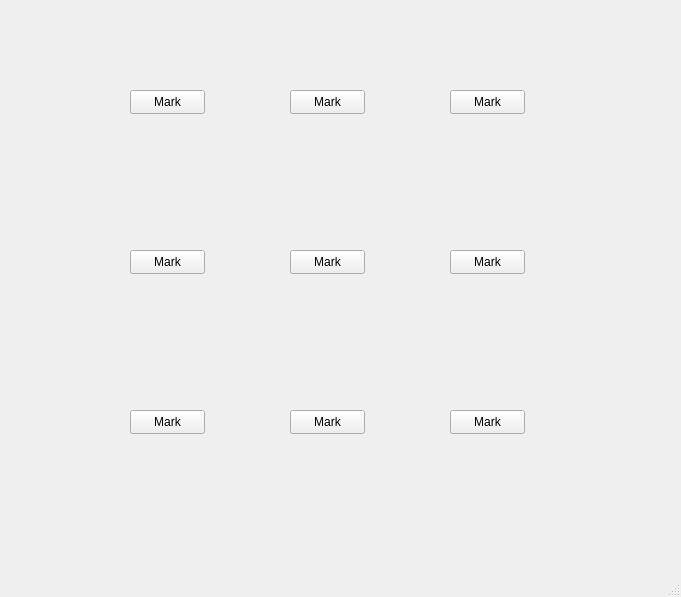
<?xml version="1.0" encoding="UTF-8"?>
<ui version="4.0">
 <class>Game</class>
 <widget class="QMainWindow" name="Game">
  <property name="geometry">
   <rect>
    <x>0</x>
    <y>0</y>
    <width>681</width>
    <height>597</height>
   </rect>
  </property>
  <property name="windowTitle">
   <string>TicTacToe</string>
  </property>
  <widget class="QWidget" name="centralwidget">
   <widget class="QLabel" name="board">
    <property name="geometry">
     <rect>
      <x>100</x>
      <y>20</y>
      <width>471</width>
      <height>491</height>
     </rect>
    </property>
    <property name="text">
     <string/>
    </property>
   </widget>
   <widget class="QPushButton" name="field_00">
    <property name="geometry">
     <rect>
      <x>130</x>
      <y>90</y>
      <width>75</width>
      <height>24</height>
     </rect>
    </property>
    <property name="text">
     <string>Mark</string>
    </property>
   </widget>
   <widget class="QPushButton" name="field_01">
    <property name="geometry">
     <rect>
      <x>290</x>
      <y>90</y>
      <width>75</width>
      <height>24</height>
     </rect>
    </property>
    <property name="text">
     <string>Mark</string>
    </property>
   </widget>
   <widget class="QPushButton" name="field_02">
    <property name="geometry">
     <rect>
      <x>450</x>
      <y>90</y>
      <width>75</width>
      <height>24</height>
     </rect>
    </property>
    <property name="text">
     <string>Mark</string>
    </property>
   </widget>
   <widget class="QPushButton" name="field_11">
    <property name="geometry">
     <rect>
      <x>290</x>
      <y>250</y>
      <width>75</width>
      <height>24</height>
     </rect>
    </property>
    <property name="text">
     <string>Mark</string>
    </property>
   </widget>
   <widget class="QPushButton" name="field_10">
    <property name="geometry">
     <rect>
      <x>130</x>
      <y>250</y>
      <width>75</width>
      <height>24</height>
     </rect>
    </property>
    <property name="text">
     <string>Mark</string>
    </property>
   </widget>
   <widget class="QPushButton" name="field_12">
    <property name="geometry">
     <rect>
      <x>450</x>
      <y>250</y>
      <width>75</width>
      <height>24</height>
     </rect>
    </property>
    <property name="text">
     <string>Mark</string>
    </property>
   </widget>
   <widget class="QPushButton" name="field_21">
    <property name="geometry">
     <rect>
      <x>290</x>
      <y>410</y>
      <width>75</width>
      <height>24</height>
     </rect>
    </property>
    <property name="text">
     <string>Mark</string>
    </property>
   </widget>
   <widget class="QPushButton" name="field_22">
    <property name="geometry">
     <rect>
      <x>450</x>
      <y>410</y>
      <width>75</width>
      <height>24</height>
     </rect>
    </property>
    <property name="text">
     <string>Mark</string>
    </property>
   </widget>
   <widget class="QPushButton" name="field_20">
    <property name="geometry">
     <rect>
      <x>130</x>
      <y>410</y>
      <width>75</width>
      <height>24</height>
     </rect>
    </property>
    <property name="text">
     <string>Mark</string>
    </property>
   </widget>
   <widget class="QLabel" name="label">
    <property name="geometry">
     <rect>
      <x>140</x>
      <y>90</y>
      <width>49</width>
      <height>16</height>
     </rect>
    </property>
    <property name="text">
     <string/>
    </property>
   </widget>
   <widget class="QLabel" name="label_2">
    <property name="geometry">
     <rect>
      <x>300</x>
      <y>90</y>
      <width>49</width>
      <height>16</height>
     </rect>
    </property>
    <property name="text">
     <string/>
    </property>
   </widget>
   <widget class="QLabel" name="label_3">
    <property name="geometry">
     <rect>
      <x>460</x>
      <y>90</y>
      <width>49</width>
      <height>16</height>
     </rect>
    </property>
    <property name="text">
     <string/>
    </property>
   </widget>
   <widget class="QLabel" name="label_4">
    <property name="geometry">
     <rect>
      <x>140</x>
      <y>410</y>
      <width>49</width>
      <height>16</height>
     </rect>
    </property>
    <property name="text">
     <string/>
    </property>
   </widget>
   <widget class="QLabel" name="label_5">
    <property name="geometry">
     <rect>
      <x>300</x>
      <y>410</y>
      <width>49</width>
      <height>16</height>
     </rect>
    </property>
    <property name="text">
     <string/>
    </property>
   </widget>
   <widget class="QLabel" name="label_6">
    <property name="geometry">
     <rect>
      <x>460</x>
      <y>410</y>
      <width>49</width>
      <height>16</height>
     </rect>
    </property>
    <property name="text">
     <string/>
    </property>
   </widget>
   <widget class="QLabel" name="label_7">
    <property name="geometry">
     <rect>
      <x>460</x>
      <y>250</y>
      <width>49</width>
      <height>16</height>
     </rect>
    </property>
    <property name="text">
     <string/>
    </property>
   </widget>
   <widget class="QLabel" name="label_8">
    <property name="geometry">
     <rect>
      <x>300</x>
      <y>250</y>
      <width>49</width>
      <height>16</height>
     </rect>
    </property>
    <property name="text">
     <string/>
    </property>
   </widget>
   <widget class="QLabel" name="label_9">
    <property name="geometry">
     <rect>
      <x>140</x>
      <y>250</y>
      <width>49</width>
      <height>16</height>
     </rect>
    </property>
    <property name="text">
     <string/>
    </property>
   </widget>
  </widget>
  <widget class="QMenuBar" name="menubar">
   <property name="geometry">
    <rect>
     <x>0</x>
     <y>0</y>
     <width>681</width>
     <height>23</height>
    </rect>
   </property>
  </widget>
  <widget class="QStatusBar" name="statusbar"/>
 </widget>
 <resources/>
 <connections/>
</ui>
